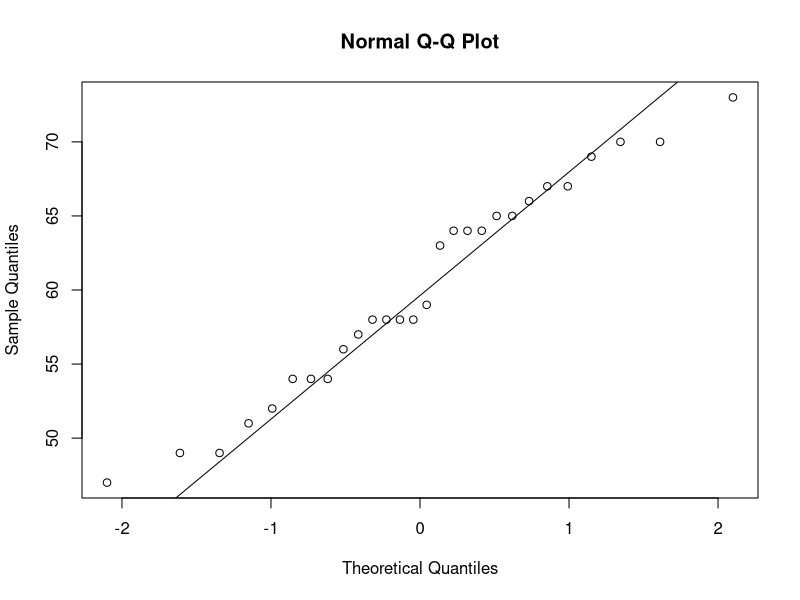
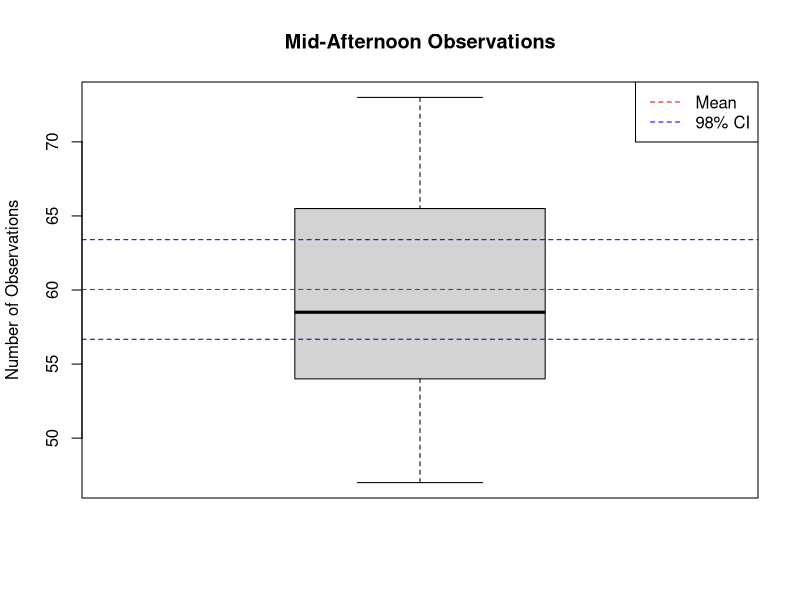
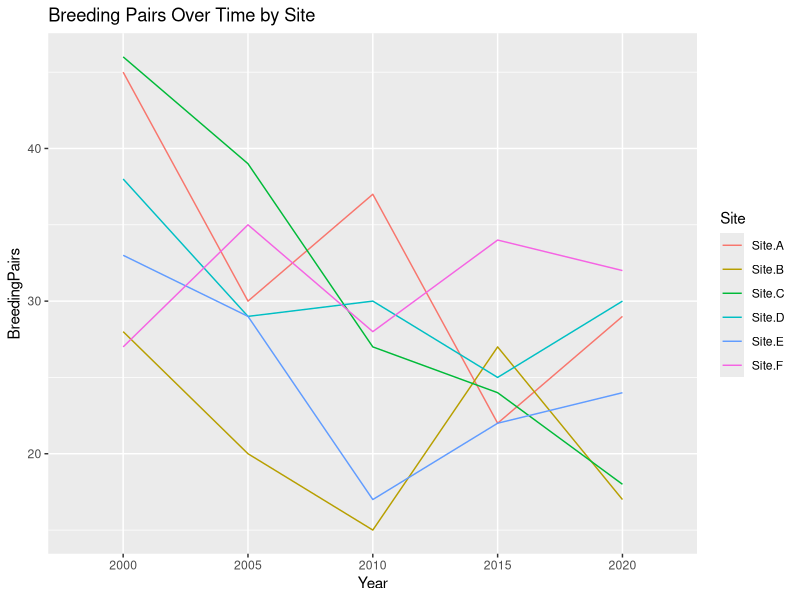
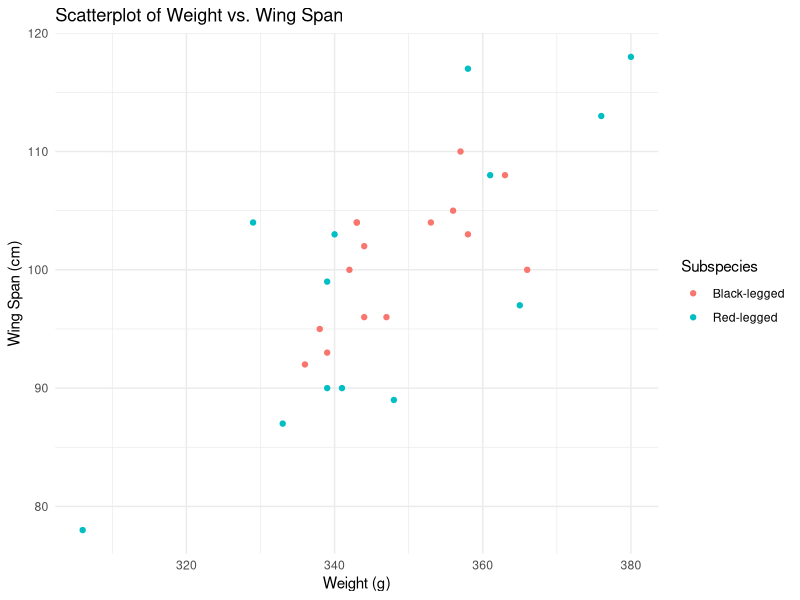
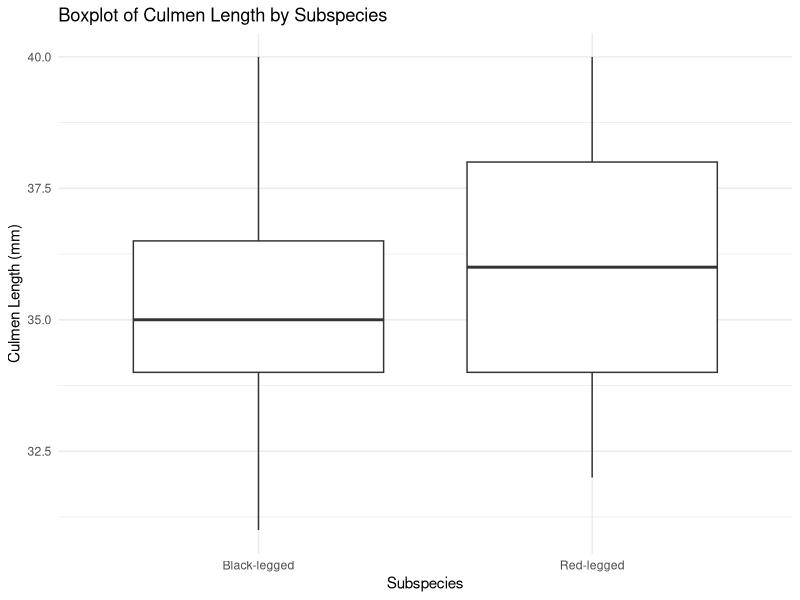
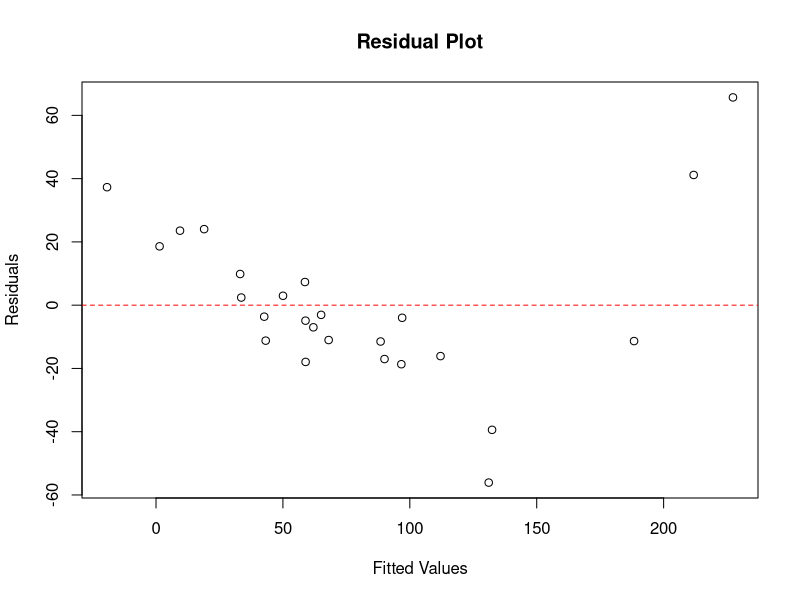
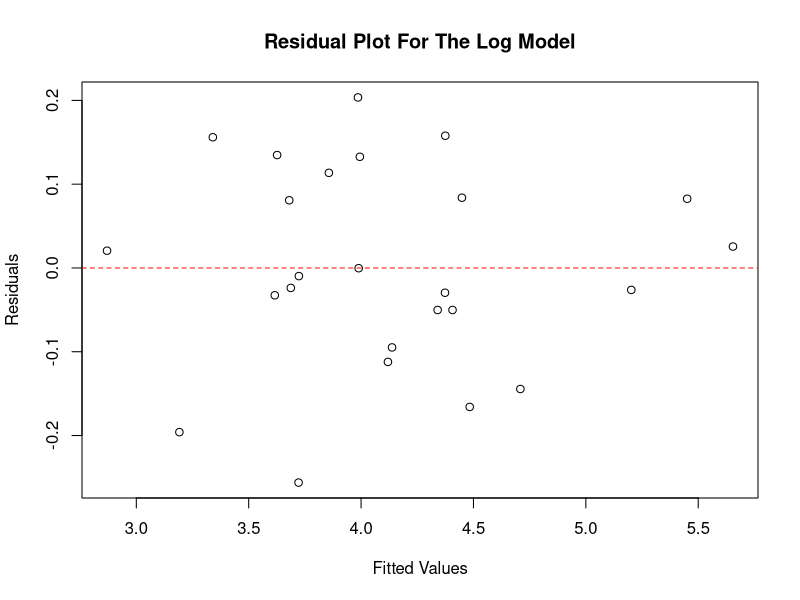

These figures' R source, in order:
# Question 1 :
library(tidyr)
library(ggplot2)

# Loading the datasets
obs_data <- read.csv("Kittiwake_Observation_20579233.csv")
head(obs_data)
# Getting the structure of the data
str(obs_data)

# Calculating the Sumarry statistics 
std1 = sqrt(var(obs_data$dawn))
std1
std2 = sqrt(var(obs_data$noon))
std2
std3 = sqrt(var(obs_data$mid.afternoon))
std3
std4 = sqrt(var(obs_data$dusk))
std4
summary(obs_data)

# Loading the mid-afternoon data
mid_afternoon <- obs_data$mid.afternoon

# PLotting a QQ plot to check if the mid-afternoon is normally distributed
qqnorm(mid_afternoon)
qqline(mid_afternoon)

# Calculating the confidence interval
ci <- t.test(mid_afternoon, conf.level = 0.98)$conf.int
ci
# The confidence interval comes out to be 56.67450 - 63.39693

# Boxplot of mid-afternoon observations
boxplot(mid_afternoon, main = "Mid-Afternoon Observations", ylab = "Number of Observations")
# Adding a horizontal line for the mean
abline(h = mean(mid_afternoon), col = "red", lty = 2)
# Adding the confidence interval as a horizontal line
abline(h = ci, col = "blue", lty = 2)
# Adding the legend
legend("topright", legend = c("Mean", "98% CI"), col = c("red", "blue"), lty = 2)



# Question 2 :
# Task A

# Loading the Historical data
hist_data <- read.csv("Kittiwake_Historical_20579233.csv")
hist_data

# Exploring the structure and summary of the data
str(hist_data)
summary(hist_data)
std1 = sqrt(var(hist_data$Site.A))
std1
std2 = sqrt(var(hist_data$Site.B))
std2
std3 = sqrt(var(hist_data$Site.C))
std3
std4 = sqrt(var(hist_data$Site.D))
std4
std5 = sqrt(var(hist_data$Site.E))
std5
std6 = sqrt(var(hist_data$Site.F))
std6

# Performing the Chi-Squared Test
chisq_test <- chisq.test(hist_data[, -1])
print(chisq_test)

# Reshaping the data to long format
hist_data_new <- gather(hist_data, key = "Site", value = "BreedingPairs", -X)

# Converting 'X' to a factor for better x-axis labeling
hist_data_new$X <- as.factor(hist_data_new$X)

# Plotting breeding pairs over time for each site
ggplot(hist_data_new, aes(x = X, y = BreedingPairs, color = Site, group = Site)) +
  geom_line() +
  labs(title = "Breeding Pairs Over Time by Site") +
  scale_x_discrete(name = "Year")

# Task B
# Linear regression model
predicting_model <- lm(Site.F ~ X, data = hist_data)

# This predicts the breeding pairs for Site F in 2006
prediction <- predict(predicting_model, newdata = data.frame(X = 2006))
print(round(prediction))


# Question 3 : 

# Task A
# Reading the measurement data 
measurement_data <- read.csv("Kittiwake_Measurement_20579233.csv")
head(measurement_data)

# Visual summary
ggplot(measurement_data, aes(x = Weight, y = Wingspan, color = factor(Sub.species))) +
  geom_point() +
  labs(title = "Scatterplot of Weight vs. Wing Span",
       x = "Weight (g)",
       y = "Wing Span (cm)",
       color = "Subspecies") +
  theme_minimal()

ggplot(measurement_data, aes(x = factor(Sub.species), y = Culmen)) +
  geom_boxplot() +
  labs(title = "Boxplot of Culmen Length by Subspecies",
       x = "Subspecies",
       y = "Culmen Length (mm)") +
  theme_minimal()

# Task B
# Correlation for black-legged kittiwakes
cor(measurement_data$Wingspan[measurement_data$Sub.species == "Black-legged"],
    measurement_data$Culmen[measurement_data$Sub.species == "Black-legged"])

# Correlation for red-legged kittiwakes
cor(measurement_data$Wingspan[measurement_data$Sub.species == "Red-legged"],
    measurement_data$Culmen[measurement_data$Sub.species == "Red-legged"])

# Result -> Independent

#Task C
# Performing Welch's t-test for difference in weights between sub-species
t_test <- t.test(measurement_data$Weight ~ measurement_data$Sub.species)

t_test
# Result = There is not enough evidence that the weights of birds of the two sub-species are different

# Task D
# Performming MANOVA
manova <- manova(cbind(Wingspan, Culmen, Weight) ~ Sub.species, data = measurement_data)
manova
# Displays the MANOVA results
summary(manova, test = "Pillai")
# Result = Not enough evidence that there is a significant difference between the two species



# Question 4
# Task A
# Loading the data
loc_data <- read.csv("Kittiwake_Location_20579233.csv")
head(loc_data)
# Fitting a linear model
model <- lm(Breeding.pairs ~ Summer.temp + cliff.height + sandeel + Coast.direction, data = loc_data)
# Prints a summary of the model
summary(model)

residuals <- residuals(model)
fitted <- fitted(model)
plot(fitted, residuals, main = "Residual Plot", xlab = "Fitted Values", ylab = "Residuals")
abline(h = 0, col = "red", lty = 2)

# Task B
# Taking the natural logarithm of the breeding pairs variable
loc_data$log_breeding_pairs <- log(loc_data$Breeding.pairs)

# Fits a linear model to the logarithm of the breeding pairs
log_model <- lm(log_breeding_pairs ~ Summer.temp + cliff.height + sandeel + Coast.direction, data = loc_data)

# Prints a summary of the log-transformed model
summary(log_model)

residuals <- residuals(log_model)
fitted <- fitted(log_model)
plot(fitted, residuals, main = "Residual Plot For The Log Model", xlab = "Fitted Values", ylab = "Residuals")
abline(h = 0, col = "red", lty = 2)

# Task E
# Creating a new data frame with the specified covariate values
new <- data.frame(
  Summer.temp = 18.9,
  cliff.height = log(3.74),  # Log-transform cliff height
  sandeel = 2.66,
  Coast.direction = "South"
)

# Predicting the natural logarithm of breeding pairs
result <- predict(log_model, newdata = new, interval = "confidence", level = 0.80)

# Transforming the confidence interval back to the original scale
confidence_interval <- exp(result[, 2:3])

# Printing the 80% confidence interval
print(confidence_interval)

